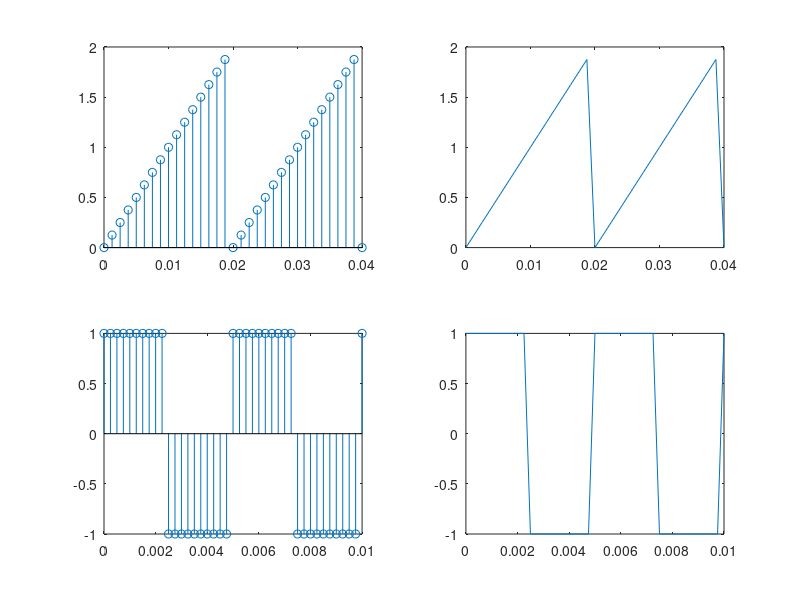

The MATLAB source for this figure:
f = 0:0.00125:0.04;
y = 1+sawtooth(2*pi*50*f);
subplot(221);
stem(f,y);
subplot(222);
plot(f,y);


n = 0:0.00025:0.01;
y = square(2*pi*200*n);
subplot(223);
stem(n,y);
subplot(224);
plot(n,y);